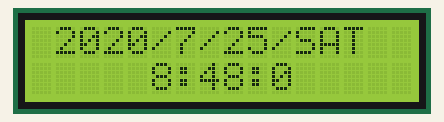
Recording of a sketch running on a simulated Arduino Uno, built with avr-gcc and run on an emulated ATmega328P. On the bench: 16×2 character LCD. The local clock reads 2024-03-15 10:24:30 at power-on unless the sketch sets it.

Above: at 0.1 s.
At 4.2 s:
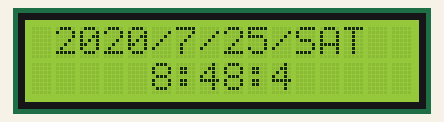
At 9.4 s:
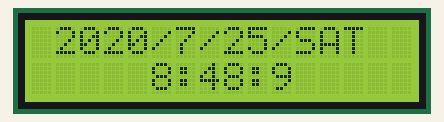
At 18.6 s:
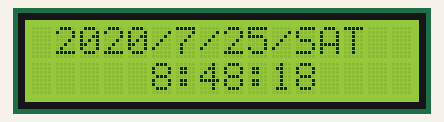
At 27.8 s:
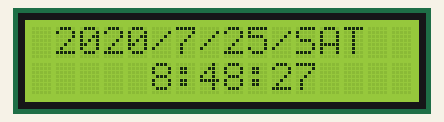
At 38.1 s:
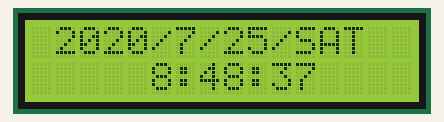

The sketch:

ex05.ino
```cpp
// 전자시계 만들기

#include <virtuabotixRTC.h>
#include <Wire.h>
#include <LiquidCrystal_I2C.h>

virtuabotixRTC myRTC(6, 7, 8);
LiquidCrystal_I2C lcd(0x27, 16, 2);

void setup()  {
  Serial.begin(9600);
  lcd.init();
  lcd.backlight();
  myRTC.setDS1302Time(00, 48, 8, 7, 25, 7, 2020);
}

void loop()  {
  myRTC.updateTime();
  lcd.setCursor(1,0);
  lcd.print(myRTC.year);
  lcd.print("/");
  lcd.print(myRTC.month);
  lcd.print("/");
  lcd.print(myRTC.dayofmonth);
  lcd.print("/");
  switch (myRTC.dayofweek) {
    case 1:
      lcd.print("Sun");
      break;
    case 2:
      Serial.print("MON");
      break;
    case 3:
      lcd.print("TUE");
      break;
    case 4:
      lcd.print("WED");
      break;
    case 5:
      lcd.print("THU");
      break;
    case 6:
      lcd.print("FRI");
      break;
    case 7:
      lcd.print("SAT");
      break;
  }
  lcd.setCursor(5,1);
  lcd.print(myRTC.hours);
  lcd.print(":");
  lcd.print(myRTC.minutes);
  lcd.print(":");
  lcd.print(myRTC.seconds);

  delay(1000);
  lcd.clear();
}
```

Measured:
- what the display in image 1 shows lasts 1.0 s, from 4.2 s to 5.2 s
